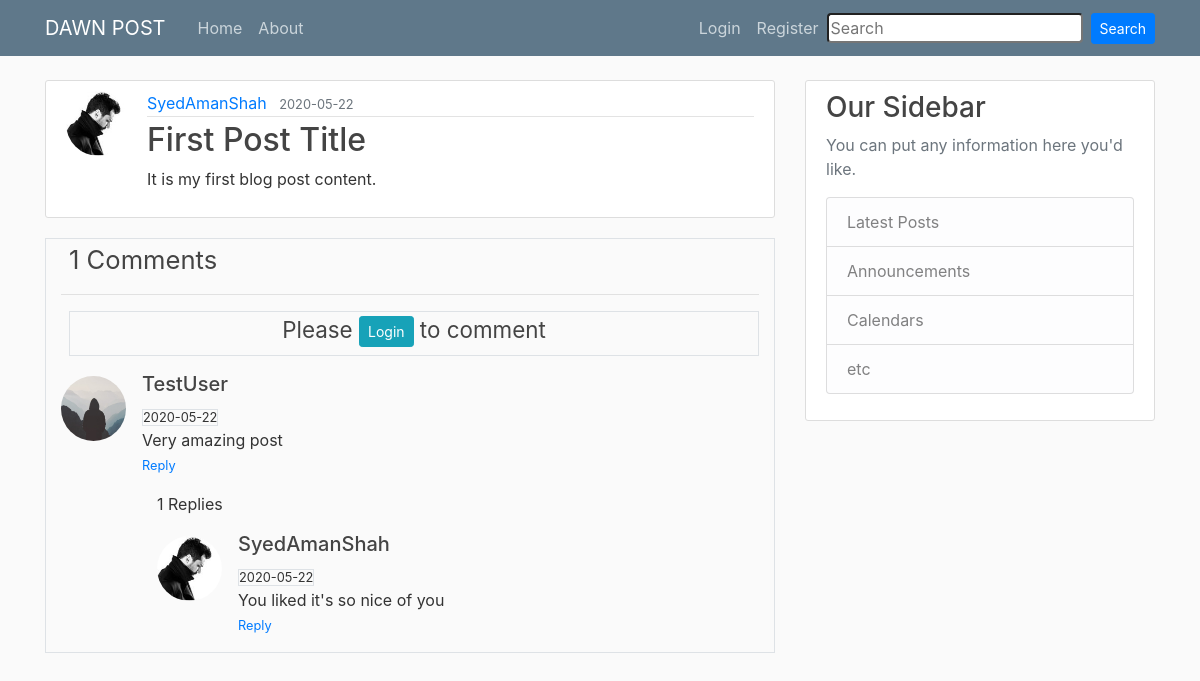
/post/1, run on the app's committed database.
### flaskapp/models.py (models this page shows, shortened)
class User(db.Model, UserMixin):
    id = db.Column(db.Integer, primary_key=True)
    username = db.Column(db.String(20), unique=True, nullable=False)
    email = db.Column(db.String(40), unique=True, nullable=False)
    image_file = db.Column(db.String(20), nullable=False,
                           default='default.jpg')
    password = db.Column(db.String(20), unique=False, nullable=False)
    posts = db.relationship('Post', backref='author', lazy='dynamic')
    comments = db.relationship('Comment', backref='author', lazy='dynamic')
    replies = db.relationship('ReplyComment', backref='author', lazy='dynamic')

class Post(db.Model):
    __searchable__ = ['title', 'content']
    id = db.Column(db.Integer, primary_key=True)
    title = db.Column(db.String(100), nullable=False)
    date_posted = db.Column(db.DateTime, nullable=False,
                            default=datetime.utcnow)
    content = db.Column(db.Text, nullable=False)
    user_id = db.Column(db.Integer, db.ForeignKey('user.id'), nullable=False)
    comments = db.relationship('Comment', backref='post', lazy='dynamic')

class Comment(db.Model):
    id = db.Column(db.Integer, primary_key=True)
    content = db.Column(db.String(300), nullable=False)
    date_commented = db.Column(
        db.DateTime, nullable=False, default=datetime.utcnow)
    user_id = db.Column(db.Integer, db.ForeignKey('user.id'))
    post_id = db.Column(db.Integer, db.ForeignKey('post.id'))
    replies = db.relationship('ReplyComment', backref='comment', lazy='dynamic')

class ReplyComment(db.Model):
    id = db.Column(db.Integer, primary_key=True)
    content = db.Column(db.String)
    date_replied = db.Column(db.DateTime, nullable=False, default=datetime.utcnow)
    user_id = user_id = db.Column(db.Integer, db.ForeignKey('user.id'))
    comment_id = db.Column(db.Integer, db.ForeignKey('comment.id'))

### flaskapp/routes.py (the view, shortened to what this page needs)
@app.route('/post/<int:post_id>', methods=['GET', 'POST'])
def post(post_id):
    post = Post.query.get_or_404(post_id)
    form = CommentForm()
    comments = Comment.query.all()
    replies = ReplyComment.query.all()
    return render_template('post.html', title='Post', legend='Comment', post=post, comments=comments, replies=replies, form=form)

### flaskapp/forms.py
class CommentForm(FlaskForm):
    comment = StringField('Comment', validators=[DataRequired()])
    submit = SubmitField('Comment')

### flaskapp/templates/post.html (shortened to what this page needs)
{% extends "layout.html" %}
{% block content %}
  <article class="media content-section">
    <img class="rounded-circle article-img" src="{{ url_for('static', filename='profile_pics/' + post.author.image_file) }}">
    <div class="media-body">
      <div class="article-metadata">
        <a class="mr-2" href="{{ url_for('user_posts', username=post.author.username) }}">{{ post.author.username }}</a>
        <small class="text-muted">{{ post.date_posted.strftime('%Y-%m-%d') }}</small>
      </div>
      <h2 class="article-title">{{ post.title }}</h2>
      <p class="article-content">{{ post.content|safe }}</p>
    </div>
  </article>
    <div class="container border">
      <h2 class="mb-3 ml-2 "><small class="pull-right font-weight-normal">{{ post.comments.count() }} Comments</small></h2><hr>
        {% if not current_user.is_authenticated %}
          <h3 class="mb-3 ml-2 border text-center pb-2"><small class="pull-right">Please <a class='btn btn-info btn-sm' href="{{ url_for('login') }}">Login</a> to comment</small></h3>
        {% endif %}
        {% for comment in comments %}
          {% if comment.post == post %}
           <div class="comments-list">
               <div class="media">
                <img class="rounded-circle article-img mt-1" src="{{ url_for('static', filename='profile_pics/' + comment.author.image_file) }}">
                <div class="media-body mr-2">
                <h5 class="media-heading user_name">{{ comment.author.username }}</h5>
                <small class="border">{{ comment.date_commented.date() }}</small><br>
                {{ comment.content|safe }}
                <p>
                  <small>
                    <a href="{{ url_for('reply_comment', post_id=post.id, comment_id=comment.id )}}">Reply</a>
                </small>
                </p>
                <div class="container">
                  {% if comment.replies.count() > 0 %}
                  <p class="pull-right font-weight-normal">{{ comment.replies.count() }} Replies</p>
                    {% endif %}
                    {% for reply in replies %}
                      {% if reply.comment == comment %}
                       <div class="comments-list">
                           <div class="media">
                               <img class="rounded-circle article-img mt-1" src="{{ url_for('static', filename='profile_pics/' + reply.author.image_file) }}">
                            <div class="media-body mr-2">
                            <h5 class="media-heading user_name">{{ reply.author.username }}</h5>
                            <small class="border">{{ reply.date_replied.date() }}</small><br>
                            {{ reply.content|safe }}
                            <p>
                              <small>
                                <a href="{{ url_for('reply_comment', post_id=post.id, comment_id=comment.id )}}">Reply</a>
                              </small>
                            </p>
                            </div>
                        </div>
                      </div>
                    {% endif %}
                  {% endfor %}
                  </div>
                </div>
            </div>
          </div>
        {% endif %}
      {% endfor %}
      </div>
      <br>
{% endblock content %}

### flaskapp/templates/layout.html (shortened to what this page needs)
<!DOCTYPE html>
<html lang="en">
<head>
    <link rel="stylesheet" href="https://stackpath.bootstrapcdn.com/bootstrap/4.4.1/css/bootstrap.min.css">
    <link rel="stylesheet" href="{{ url_for('static', filename='main.css') }}">
  </head>
<body>
	<header class="site-header">
	  <nav class="navbar navbar-expand-md navbar-dark bg-steel fixed-top">
	    <div class="container">
	      <a class="navbar-brand mr-4" href="{{ url_for('home') }}">DAWN POST</a>
	      <div class="collapse navbar-collapse" id="navbarToggle">
	        <div class="navbar-nav mr-auto">
	          <a class="nav-item nav-link" href="{{ url_for('home') }}">Home</a>
	          <a class="nav-item nav-link" href="{{ url_for('about') }}">About</a>
	        </div>
	        <div class="navbar-nav">
	        	{% if current_user.is_authenticated %}
	        		<a class="nav-item nav-link" href="{{ url_for('create_post') }}">New Post</a>
	        		<a class="nav-item nav-link" href="{{ url_for('account') }}">Account</a>
	        		<a class="nav-item nav-link" href="{{ url_for('logout') }}">Logout</a>
	        	{% else %}
	          		<a class="nav-item nav-link" href="{{ url_for('login') }}">Login</a>
	          		<a class="nav-item nav-link" href="{{ url_for('register') }}">Register</a>
	          	{% endif %}
                <form class="form-inline my-2 my-lg-0" action="/search" method="=GET">
                    <input class="form-control-md mr-sm-2 rounded border-none" type="search" id="query" name="query" placeholder="Search" aria-label="Search">
                    <button class="btn btn-primary btn-sm my-2 my-sm-0" type="submit">Search</button>
                </form>
	        </div>
	      </div>
	    </div>
	  </nav>
	</header>
	<main role="main" class="container">
	  <div class="row">
	    <div class="col-md-8">
	      {% block content %} {% endblock %}
	    </div>
	    <div class="col-md-4">
	      <div class="content-section">
	        <h3>Our Sidebar</h3>
	        <p class='text-muted'>You can put any information here you'd like.
	          <ul class="list-group">
	            <li class="list-group-item list-group-item-light">Latest Posts</li>
	            <li class="list-group-item list-group-item-light">Announcements</li>
	            <li class="list-group-item list-group-item-light">Calendars</li>
	            <li class="list-group-item list-group-item-light">etc</li>
	          </ul>
	        </p>
	      </div>
	    </div>
	  </div>
	</main>
</body>
</html>

### flaskapp/static/main.css (style rules this page uses)
body { background: #fafafa; color: #333333; margin-top: 5rem; }
h1, h2, h3, h4, h5, h6 { color: #444444; }
.bg-steel { background-color: #5f788a; }
.site-header .navbar-nav .nav-link { color: #cbd5db; }
.content-section { background: #ffffff; padding: 10px 20px; border: 1px solid #dddddd; border-radius: 3px; margin-bottom: 20px; }
.article-title { color: #444444; }
.article-content { white-space: pre-line; }
.article-img { height: 65px; width: 65px; margin-right: 16px; }
.article-metadata { padding-bottom: 1px; margin-bottom: 4px; border-bottom: 1px solid #e3e3e3 }

### data on the page
User: image_file (picture), author.username "SyedAmanShah"
Post: date_posted "2020-05-22", title "First Post Title", content "It is my first blog post content."
Comment: image_file (placeholder picture), author.username "TestUser", date_commented "2020-05-22", content "Very amazing post", replies.count "1"
ReplyComment: image_file (picture), author.username "SyedAmanShah", date_replied "2020-05-22", content "You liked it's so nice of you"

### other printed values
{{ post.comments.count() }} "1"
